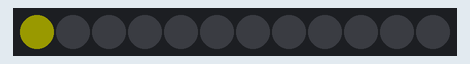
Recording of a sketch running on a simulated Arduino Uno, built with avr-gcc and run on an emulated ATmega328P. Shown: 12 RGB LEDs in strip order, left to right. Dim RGB values are drawn brighter than linear.

Above: at 0.1 s.
At 0.52 s:
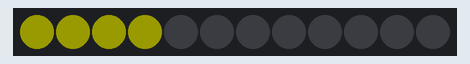
At 0.94 s:
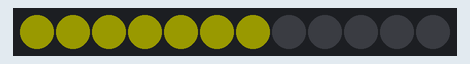
At 1.69 s:
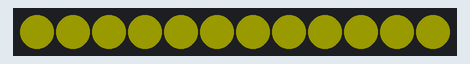
At 2.37 s:
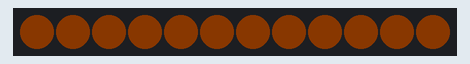
At 2.79 s:
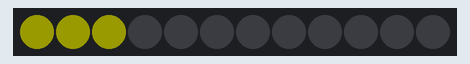

Measured:
- by itself, everything shown: repeats every 2.4 s, in 24 steps

The sketch:

simple_mood_ring.ino
```cpp
// (licence header left out)
#include <Adafruit_NeoPixel.h>
#ifdef __AVR__
 #include <avr/power.h> // Required for 16 MHz Adafruit Trinket
#endif

// Which pin on the Arduino is connected to the NeoPixels?
#define PIN 2 // On Trinket or Gemma, suggest changing this to 1

// How many NeoPixels are attached to the Arduino?
#define NUMPIXELS 12 // Popular NeoPixel ring size

Adafruit_NeoPixel strip(NUMPIXELS, PIN, NEO_GRB + NEO_KHZ800);


//labels = np.array(["Sadness", "Joy", "Love", "Anger", "Fear", "Suprise"])
//colors = ["blue", "yellow", "pink", "red", "black", "orange"]
int ratios[] = {0, 9, 0, 0, 1, 0};

void setup() {
  strip.begin();
  strip.setBrightness(50);
  strip.show(); // Initialize all pixels to 'off'
}

void loop() {
  strip.clear();
  colorWipe(strip.Color(0, 0, 125), 300*ratios[0]); // Blue
  delay(25);
  strip.clear();
  colorWipe(strip.Color(127, 127, 0), 300*ratios[1]); // Yellow
  delay(25);
  strip.clear();
  colorWipe(strip.Color(127, 0, 64), 300*ratios[2]); // Pink
  delay(25);
  strip.clear();
  colorWipe(strip.Color(127, 0, 0), 300*ratios[3]); // Red
  delay(25);
  strip.clear();
  colorWipe(strip.Color(51, 25, 0), 300*ratios[4]); // Brown
  delay(25);
  strip.clear();
  colorWipe(strip.Color(127, 64, 0), 300*ratios[5]); // Brown
  delay(25);

}

void colorWipe(uint32_t c, uint8_t wait) {
  for(uint16_t i=0; i<strip.numPixels(); i++) {
    strip.setPixelColor(i, c);
    strip.show();
    delay(wait);
  }
}
```
